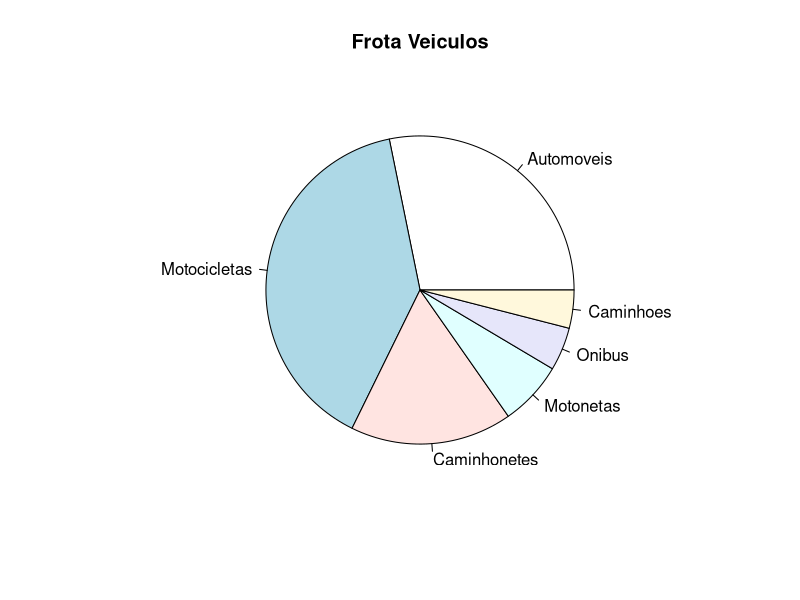

Write the R code that produced this figure.
frota = c(13377, 18754, 8058, 3201, 2154, 1895)
veiculo = c("Automoveis", "Motocicletas", "Caminhonetes", "Motonetas", "Onibus", "Caminhoes")
pie(frota, veiculo, main="Frota Veiculos")
# "pie" is the pie chart, "main" is the title of the graphic
